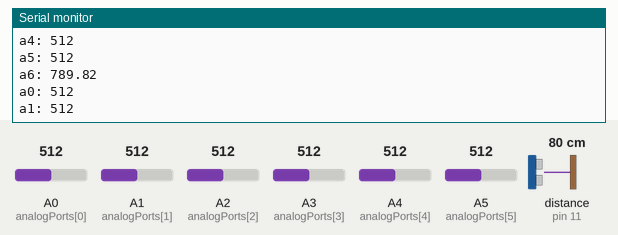
This sketch was run on a simulated Arduino Uno, built with avr-gcc and run on an emulated ATmega328P. Shown: the last lines printed to the serial monitor. Wiring (inferred from the names in the program): ultrasonic range finder: trigger pin 12; echo pin 11. The test bench sets the inputs (shaded band); at power-on: distance to the obstacle (sensor on pin 11) 80 cm, A0 (analogPorts[0]) = 512, A1 (analogPorts[1]) = 512, A2 (analogPorts[2]) = 512, A3 (analogPorts[3]) = 512, A4 (analogPorts[4]) = 512, A5 (analogPorts[5]) = 512. The echo pulse lasts 58.3 µs per cm.

Above: at 1.2 s.
1.3 s: distance to the obstacle (sensor on pin 11) set to 35 cm
At 1.63 s:
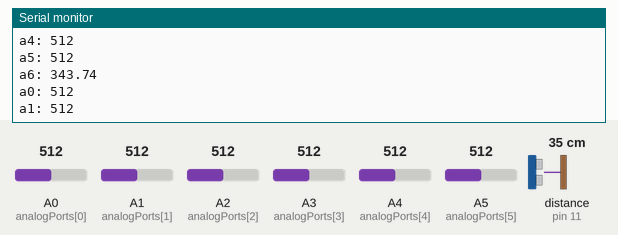
4.3 s: distance to the obstacle (sensor on pin 11) set to 4 cm
At 4.47 s:
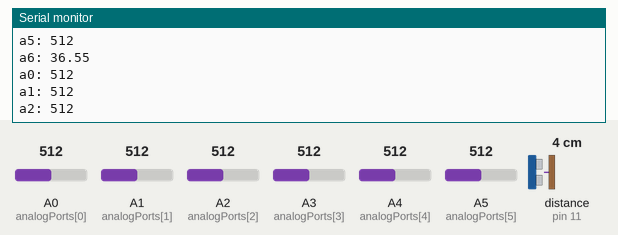
7.3 s: A0 (analogPorts[0]) set to 716
At 7.57 s:
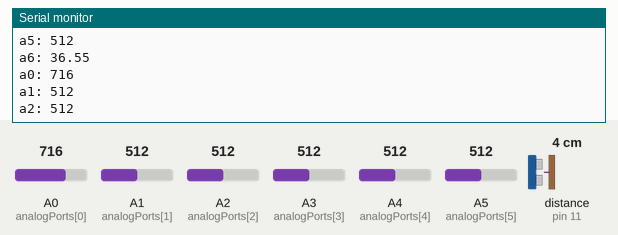
8.8 s: A1 (analogPorts[1]) set to 716
At 9.12 s:
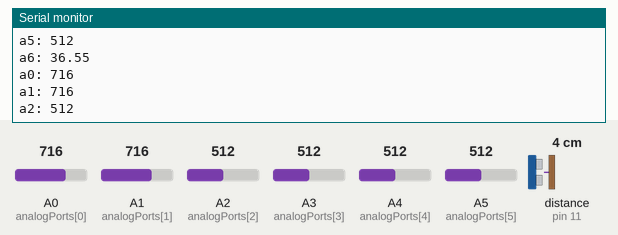
10.3 s: A2 (analogPorts[2]) set to 716
At 10.36 s:
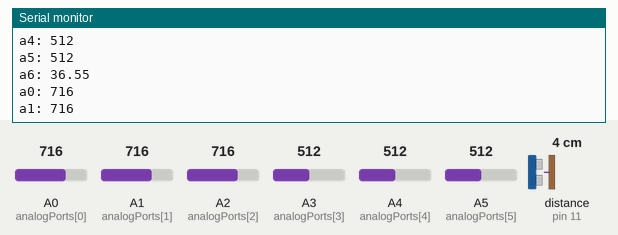
11.8 s: A3 (analogPorts[3]) set to 716
At 11.91 s:
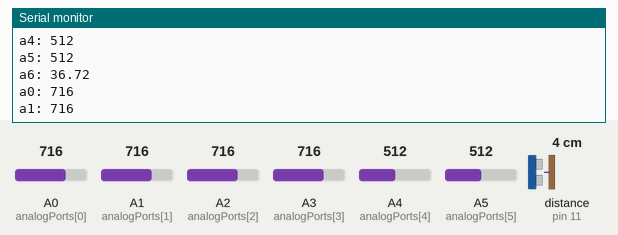
Timing chart, 0 to 14.3 s (numbered marks = the images above; inputs shaded):
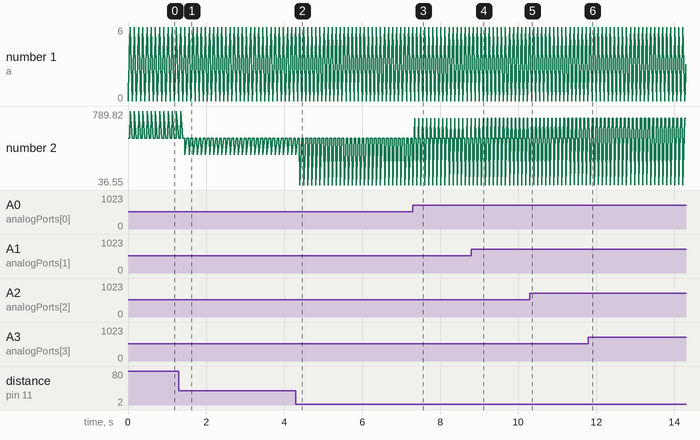

Measured:
- after the input at 1.3 s, the serial monitor: prints a new line after 0.16 s (image 1)
- after the input at 4.3 s, the serial monitor: prints a new line after 0.10 s (image 2)
- after the input at 7.3 s, the serial monitor: prints a new line at once (image 3)
- after the input at 8.8 s, the serial monitor: prints a new line after 0.10 s (image 4)
- plotted number 2: 512 → 343.74 after the input at 1.3 s, 343.74 → 36.55 after the input at 4.3 s, 36.55 → 716 after the input at 7.3 s

The sketch:

ArduinoAnalogToSerial.ino
```cpp
#include <SoftwareSerial.h>
const int analogPorts[] = {A0,A1,A2,A3,A4,A5};
const int ports = sizeof(analogPorts)/sizeof(analogPorts[0]);
const int trigger = 12;
const int echo = 11;

void setup()
{
  Serial.begin(9600);
  pinMode (trigger, OUTPUT);
  pinMode (echo, INPUT);
}

void loop()
{
  for(int i = 0; i<ports;i++)
  {
    Serial.println("a" + String(i) +": " + analogRead(analogPorts[i]));
  }
  Serial.println("a"+ String(ports) +": " + getDistance());
  delay(100); // delay has to be the same as the RPI4
  Serial.flush();
}

float getDistance()
{
  double distance;
  long duration;
  //At the beginning, the trigger must be set low
  digitalWrite(trigger, LOW);
  delayMicroseconds (2);

  digitalWrite(trigger, HIGH);
  delayMicroseconds (10);
  digitalWrite(trigger, LOW);

  //pulseIn function reads if a pin is either high or low
  //echo pin outputs the time it took the wave to hit the object and comeback in microseconds (us)
  duration = pulseIn (echo, HIGH);

  //Speed of sound = 340m/s or 0.034cm/us
  //Distance will be in cm 1
  distance = duration * 0.034/2*10;
  return distance;
}
```
